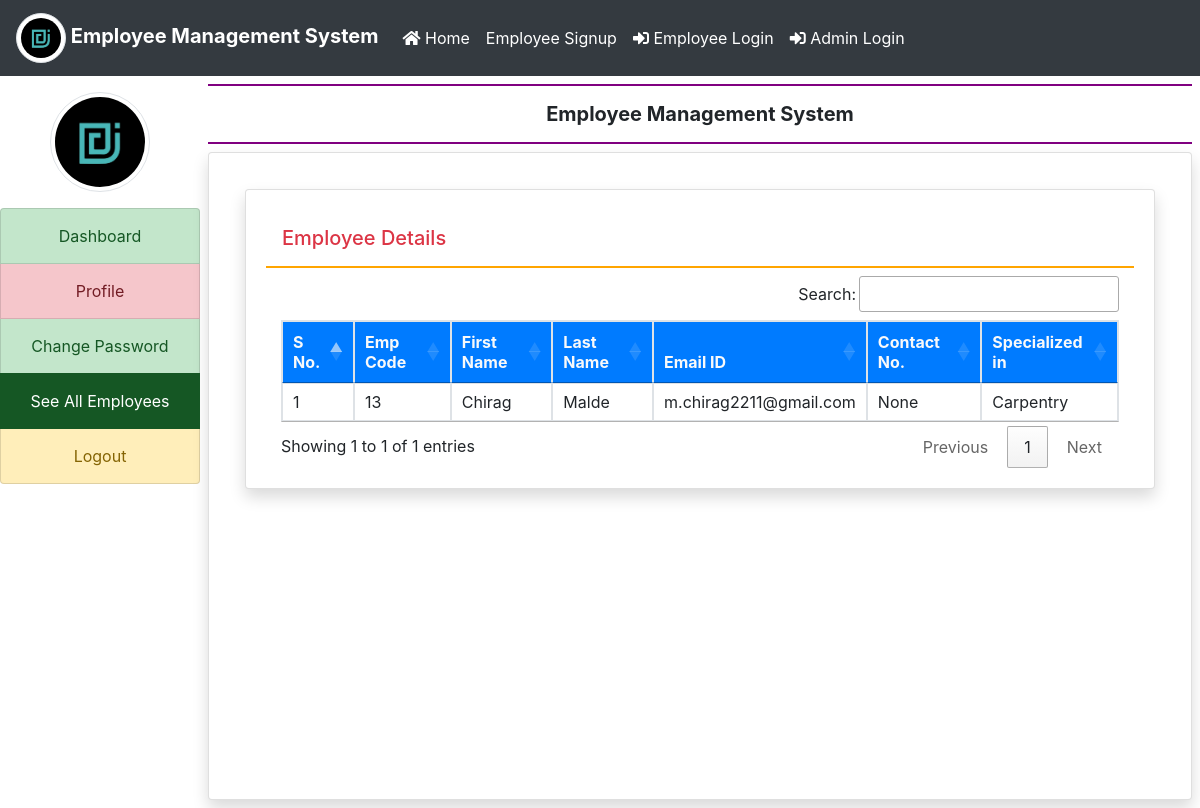
The app's page /user_employees/ (signed in) with its own data.
### employee/models.py (models this page shows, shortened)
class EmployeeDetail(models.Model):
    user = models.ForeignKey(User, on_delete=models.CASCADE)
    empcode = models.CharField(max_length=50)
    empaddress = models.CharField(max_length=100, null=True)
    empdept = models.CharField(max_length=100, null=True)
    designation = models.CharField(max_length=100, null=True)
    contact = models.CharField(max_length=15, null=True)
    gender = models.CharField(max_length=50, null=True)
    major = models.CharField(max_length=50,null=True)
    joiningdate = models.DateField(null=True)
    dateofbirth = models.DateField(null=True)

### employee/views.py (the view)
# urls.py: path('user_employees/',user_employees,name='user_employees'),
def user_employees(request):
    if not request.user.is_authenticated:
        return redirect('user_login')
    employee = EmployeeDetail.objects.all()
    return render(request, 'user_employees.html', locals())

### employee/templates/user_employees.html (shortened to what this page needs)
{% extends 'user_base.html' %}
{% block main %}
<div class="card shadow m-3">
    <div class="card-body">
        <h5 class="p-3 text-danger" style="border-bottom: 2px solid orange;">Employee Details</h5>
        <div class="container-fluid">
            <table class="table table-bordered table-hover" id="example">
                <thead class="text-light bg-primary">
                    <tr>
                        <th>S No.</th>
                        <th>Emp Code</th>
                        <th>First Name</th>
                        <th>Last Name</th>
                        <th>Email ID</th>
                        <th>Contact No.</th>
                        <th>Specialized in</th>
                    </tr>
                </thead>
                <tbody>
                    {% for i in employee %}
                    <tr>
                        <td>{{ forloop.counter }}</td>
                        <td>{{ i.empcode }}</td>
                        <td>{{ i.user.first_name }}</td>
                        <td>{{ i.user.last_name }}</td>
                        <td>{{ i.user.username }}</td>
                        <td>{{ i.contact }}</td>
                        <td>{{ i.major }}</td>
                    </tr>
                    {% endfor %}
                </tbody>
            </table>
        </div>
    </div>
</div>
{% endblock %}

### records on screen
EmployeeDetail: empcode "13", user.first_name "Chirag", user.last_name "Malde", user.username "m.chirag2211@gmail.com", contact "None", major "Carpentry"
